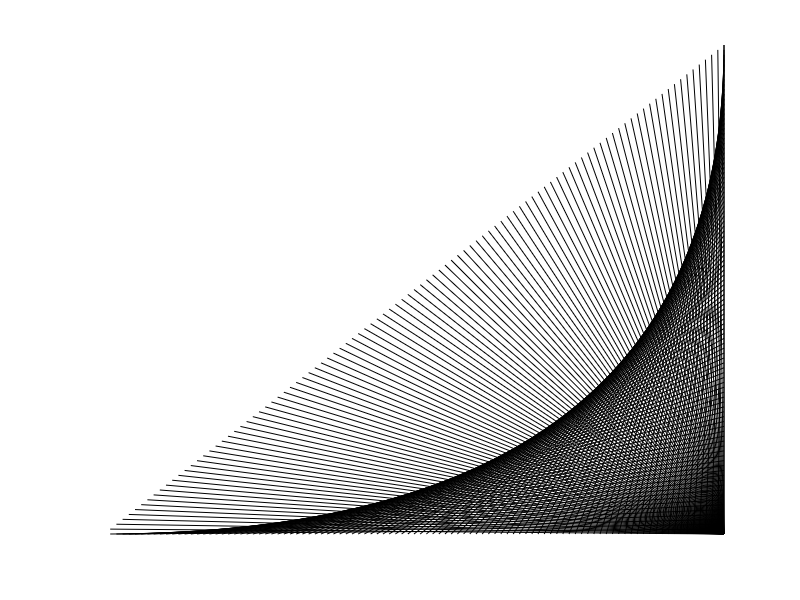

MATLAB code to generate this figure:
clear 

n = 100;

figure, hold on, grid on, axis off
for i=1:n
    plot([i,n], [i,0], 'k');
    plot([i,n], [0,i], 'k');
end



